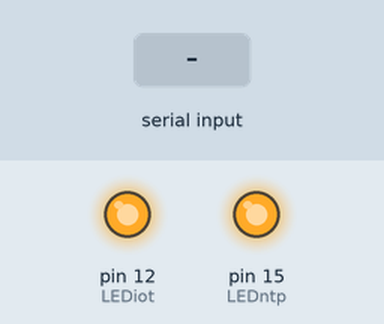
A sketch run on a simulated Arduino Uno, built with avr-gcc and run on an emulated ATmega328P. Shown: output pins drawn as LEDs (lit = HIGH). The test bench sets the inputs (shaded band). What the sketch prints to the serial monitor is not drawn.

Above: at 1.2 s.
1.3 s: "a" received over Serial
At 1.9 s:
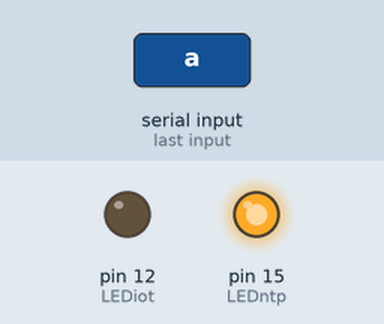
Timing chart, 0 to 7.8 s (numbered marks = the images above; inputs shaded):
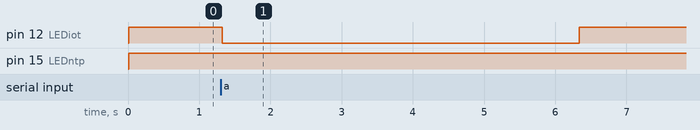

Measured:
- after the input at 1.3 s, pin 12 (LEDiot): HIGH → LOW at once, → HIGH 5.0 s later

The sketch:

kb_serial.ino
```cpp
int LEDiot = 12;
int LEDntp = 15;

int sw1 = 16;
int sw2 = 14;

char key;

void setup(){
  pinMode(LEDiot, OUTPUT);
  pinMode(LEDntp, OUTPUT);
  pinMode(sw1, INPUT);
  pinMode(sw2, INPUT);
  Serial.begin(9600);
}

void loop(){
  //nt iotON = digitalRead(sw1);
  //nt ntpON = digitalRead(sw2);

  key = Serial.read();
  Serial.println(key);
  delay(10);

  switch(key){
    case 'a': digitalWrite(LEDiot, LOW);
    Serial.println("IOT on");
    delay(5000);
    break;
    case 'b': digitalWrite(LEDntp, LOW);
    delay(5000);
    Serial.println("NTP on");
    break;
    default:
      digitalWrite(LEDntp, HIGH);
      digitalWrite(LEDiot, HIGH);
      Serial.println("All off");
  }
}
```
